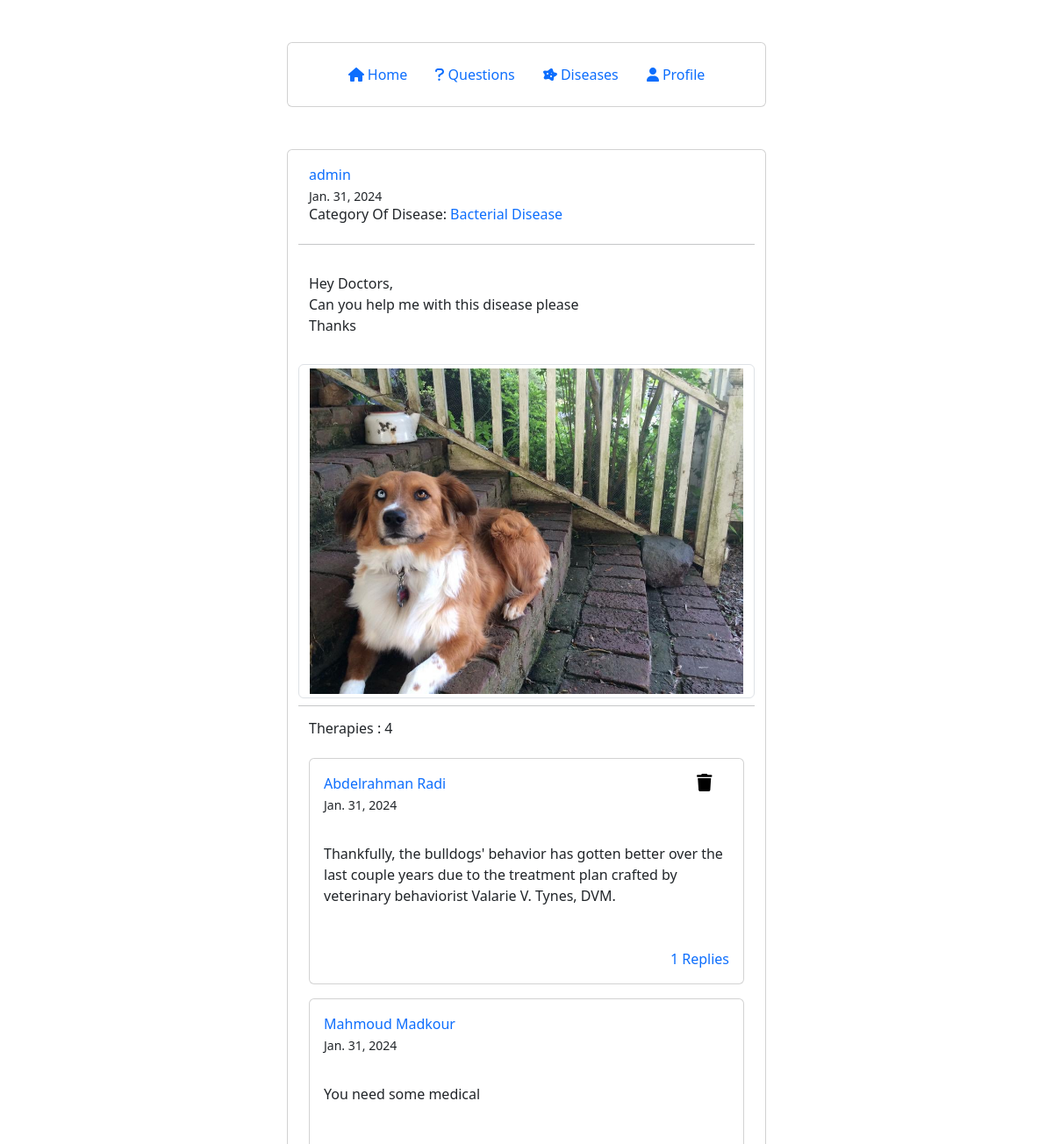
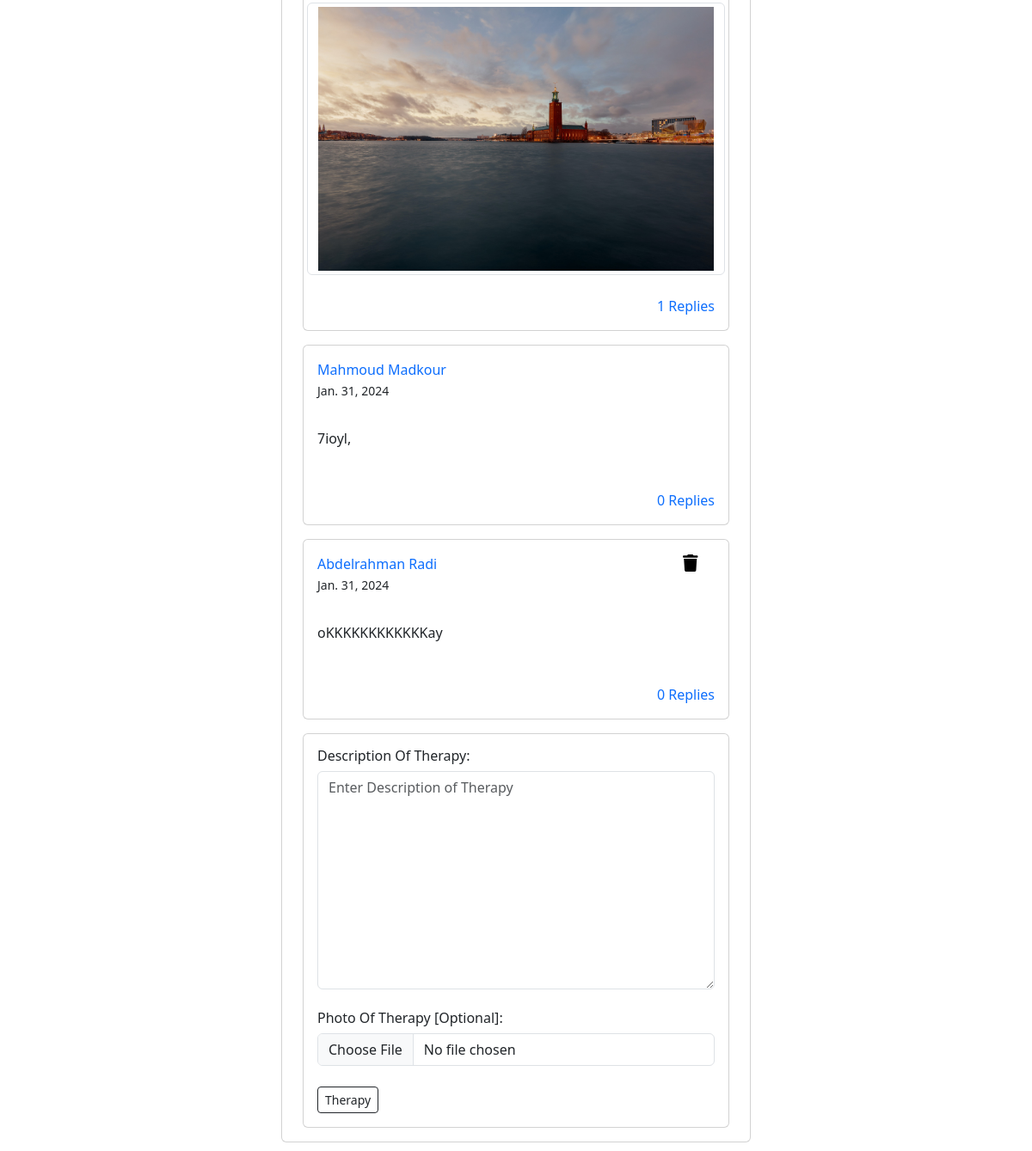
/detail_disease/6/ (signed in), run on the app's committed database (2 pictures, top to bottom).
### account/models.py (models this page shows, shortened)
class Disease(models.Model):
    CATEGORY = (
        ('Fungal Disease', 'Fungal Disease'),
        ('Protozoal Disease', 'Protozoal Disease'),
        ('Bacterial Disease', 'Bacterial Disease'),
        ('Parasitic Disease', 'Parasitic Disease'),
        ('Viral Disease', 'Viral Disease'),
    )
    user = models.ForeignKey(User, on_delete=models.CASCADE, null=True)
    photo = models.ImageField(upload_to='disease/', blank=True, null=True)
    body = models.TextField(max_length=1000, null=True)
    category = models.CharField(max_length=200, choices=CATEGORY, null=True)
    created_on = models.DateTimeField(auto_now_add=True, null=True)
    last_modified = models.DateTimeField(auto_now=True, null=True)

class Therapy(models.Model):
    user = models.ForeignKey(User, on_delete=models.CASCADE, null=True)
    disease = models.ForeignKey(Disease, on_delete=models.CASCADE, null=True)
    body = models.TextField(max_length=1000, null=True)
    photo = models.ImageField(upload_to='therapy/', blank=True, null=True)
    created_on = models.DateTimeField(auto_now_add=True, null=True)
    last_modified = models.DateTimeField(auto_now=True, null=True)

### account/views.py (the view, shortened to what this page needs)
# urls.py: path("detail_disease/<int:pk_disease>/", views.detail_disease, name="detail_disease"),
@login_required(login_url='login')
def detail_disease(request, pk_disease):
    disease = Disease.objects.get(pk=pk_disease)
    therapies = Therapy.objects.filter(disease=disease).order_by("-created_on")
    if request.method == "GET":
        therapy_form = TherapyForm()
        context = {
            'disease': disease,
            'therapies': therapies,
            'therapy_form': therapy_form,
            }
        return render(request, "disease/detail_disease.html", context)

### account/forms.py
class TherapyForm(forms.ModelForm):
    class Meta:
        model = Therapy
        fields = ['body', 'photo']
    def __init__(self, *args, **kwargs):
        super(TherapyForm, self).__init__(*args, **kwargs)
        self.fields['body'].widget.attrs.update({'class': 'form-control', 'placeholder': 'Enter Description of Therapy'})
        self.fields['photo'].widget.attrs.update({'class': 'form-control'})

### account/templates/disease/detail_disease.html (shortened to what this page needs)
{% extends "base.html" %}
{% block page_content %}
    <div class="container mt-5 mb-5">
        <div class="row d-flex align-items-center justify-content-center">
            <div class="col-md-6">
                <div class="card p-2">
                    <div class="row p-2 px-3">
                        <div class="col-11">
                            {% if user == disease.user %}
                                <a style="text-decoration: none" href="{% url 'user_profile' %}">
                                    <span class="font-weight-bold"> {{ disease.user.first_name }} {{ disease.user.last_name }} </span><br>
                                </a>
                            {% else %}
                                <a style="text-decoration: none" href="{% url 'user_profile_everyone' disease.user.id %}">
                                    <span class="font-weight-bold"> {{ disease.user }} </span><br>
                                </a>
                            {% endif %}
                            <small>{{ disease.created_on.date }}</small>
                            <h6> Category Of Disease:
                                <a style="text-decoration: none" href="{% url 'category_disease' disease.category %}"> {{ disease.category }} </a>
                            </h6>
                        </div>
                    </div>
                    <div class="row p-2 px-3">
                        <hr>
                        <p> {{ disease.body | linebreaks | safe }} </p>
                        <img src = "/media/{{ disease.photo }}" alt="..." width="50" height="50" class="rounded mb-2 img-thumbnail">
                        <hr>
                        <h6> Therapies : {{ disease.therapy_set.count }} </h6>
                    </div>
                    {% for therapy in therapies %}
                        <div class="p-2 px-3">
                            <div class="card">
                                <div class="p-2 ">
                                    <div class="row px-2 py-2">
                                        <div class="col-10">
                                            {% if user == therapy.user %}
                                                <a style="text-decoration: none" href="{% url 'user_profile' %}">
                                                    <span class="font-weight-bold"> {{ therapy.user.first_name }} {{ therapy.user.last_name }} </span>
                                                </a>
                                            {% else %}
                                                <a style="text-decoration: none" href="{% url 'user_profile_everyone' therapy.user.id %}">
                                                    <span class="font-weight-bold"> {{ therapy.user.first_name }} {{ therapy.user.last_name }} </span>
                                                </a>
                                            {% endif %}
                                            <br>
                                            <small >{{ therapy.created_on.date }}</small>
                                        </div>
                                        {% if user == therapy.user %}
                                            <div class="col-2 text-center">
                                                <button style="border: none; outline: none; background-color: #ffffff;">
                                                    <a style="color: black;" href="{% url 'delete_therapy' disease.pk therapy.pk %}">
                                                        <i class="fa fa-trash" style="font-size:20px"></i>
                                                    </a>
                                                </button>
                                            </div>
                                        {% endif %}
                                    </div>
                                    <div class="row px-2 py-2">
                                        <p> {{ therapy.body | linebreaks | safe }} </p>
                                    </div>
                                    {% if therapy.photo %}
                                        <div class="row px-2 py-2">
                                            <img src = "/media/{{ therapy.photo }}" alt="..." width="100" height="100" class="rounded mb-2 img-thumbnail">
                                        </div>
                                    {% endif %}
                                    <div class="row px-2 py-2 text-end">
                                        <a style="text-decoration: none" href="{% url 'detail_therapy' disease.pk therapy.pk %}">
                                            {{ therapy.replaytherapy_set.count }} Replies
                                        </a>
                                    </div>
                                </div>
                            </div>
                        </div>
                    {% endfor %}
                    <div class="p-2 px-3">
                        <div class="card">
                            <div class="p-2">
                                <div class="row px-2 py-2">
                                    <form method="post" enctype="multipart/form-data">
                                        <h6>Description Of Therapy:</h6>
                                        <div class="comment-input">
                                            {{ therapy_form.body }}
                                        </div><br>
                                        <h6>Photo Of Therapy [Optional]:</h6>
                                        <div class="comment-input">
                                            {{ therapy_form.photo }}
                                        </div><br>
                                        <div class="comment-input">
                                            <button type="submit" class="btn btn-outline-dark btn-sm btn-block">Therapy</button>
                                        </div>
                                    </form>
                                </div>
                            </div>
                        </div>
                    </div>
                </div>
                <br>
            </div>
        </div>
    </div>
{% endblock page_content %}

### static/css/base.css (style rules this page uses)
body { background-color: #eee; font-family: "Poppins", sans-serif; font-weight: 300 }
.card { border:none }
hr { color: #a09c9c; margin-top: 4px; margin-bottom: 8px }
.form-control { border-radius: 26px }
.comment-input { position: relative }

### data on the page
Disease: user "admin", created_on "Jan. 31, 2024", category "Bacterial Disease", body "Hey Doctors, Can you help me with this disease please Thanks", photo (picture), therapy_set.count "4"
Therapy: user.first_name "Abdelrahman", user.last_name "Radi", created_on "Jan. 31, 2024", body "Thankfully, the bulldogs' behavior has gotten better over the last couple years due to the treatment plan crafted by veterinary behaviorist Valarie V. Tynes, DVM.", replaytherapy_set.count "1"
Therapy: user.first_name "Mahmoud", user.last_name "Madkour", created_on "Jan. 31, 2024", body "You need some medical", photo (picture), replaytherapy_set.count "1"
Therapy: user.first_name "Mahmoud", user.last_name "Madkour", created_on "Jan. 31, 2024", body "7ioyl,", replaytherapy_set.count "0"
Therapy: user.first_name "Abdelrahman", user.last_name "Radi", created_on "Jan. 31, 2024", body "oKKKKKKKKKKKKay", replaytherapy_set.count "0"
